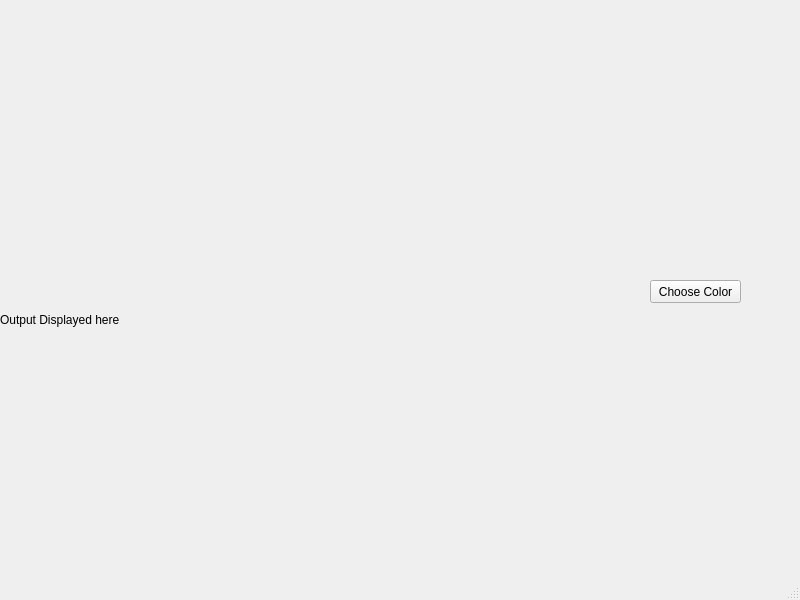
<?xml version="1.0" encoding="UTF-8"?>
<ui version="4.0">
 <class>MainWindow</class>
 <widget class="QMainWindow" name="MainWindow">
  <property name="geometry">
   <rect>
    <x>0</x>
    <y>0</y>
    <width>800</width>
    <height>600</height>
   </rect>
  </property>
  <property name="windowTitle">
   <string>MainWindow</string>
  </property>
  <widget class="QWidget" name="centralwidget">
   <widget class="QLabel" name="output">
    <property name="geometry">
     <rect>
      <x>0</x>
      <y>20</y>
      <width>600</width>
      <height>600</height>
     </rect>
    </property>
    <property name="text">
     <string>Output Displayed here</string>
    </property>
   </widget>
   <widget class="QPushButton" name="choiceColor">
    <property name="geometry">
     <rect>
      <x>650</x>
      <y>280</y>
      <width>91</width>
      <height>23</height>
     </rect>
    </property>
    <property name="text">
     <string>Choose Color</string>
    </property>
   </widget>
  </widget>
  <widget class="QMenuBar" name="menubar">
   <property name="geometry">
    <rect>
     <x>0</x>
     <y>0</y>
     <width>800</width>
     <height>21</height>
    </rect>
   </property>
  </widget>
  <widget class="QStatusBar" name="statusbar"/>
 </widget>
 <resources/>
 <connections/>
</ui>
